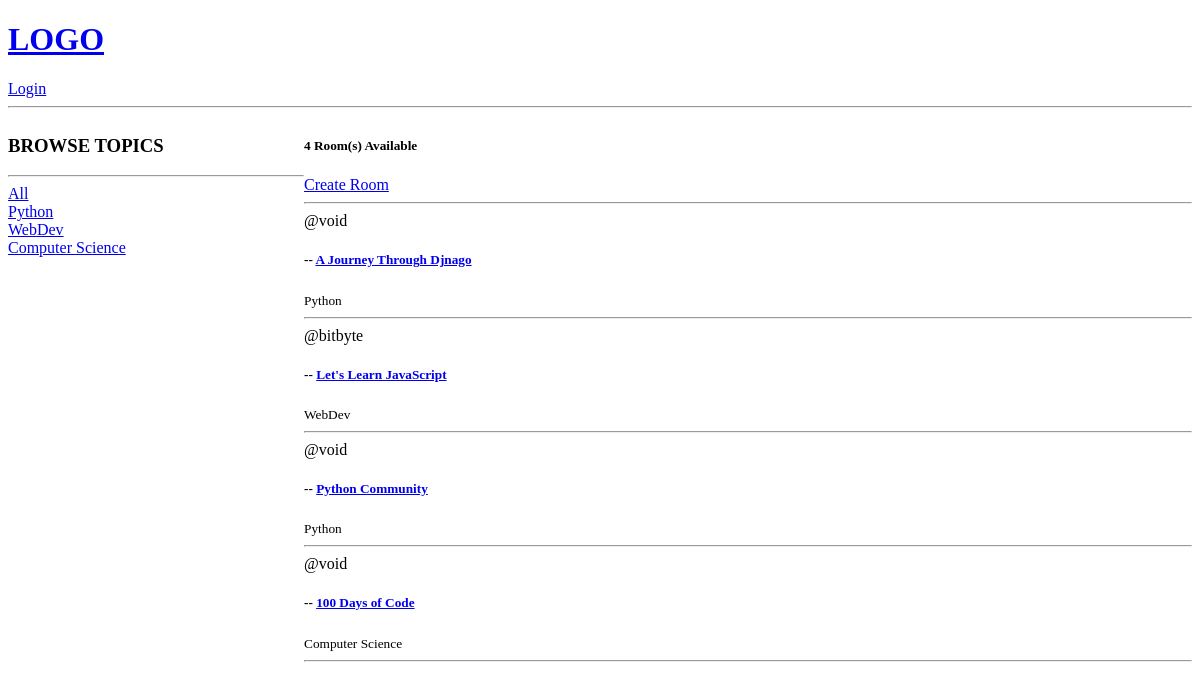
The app's page /, older data.
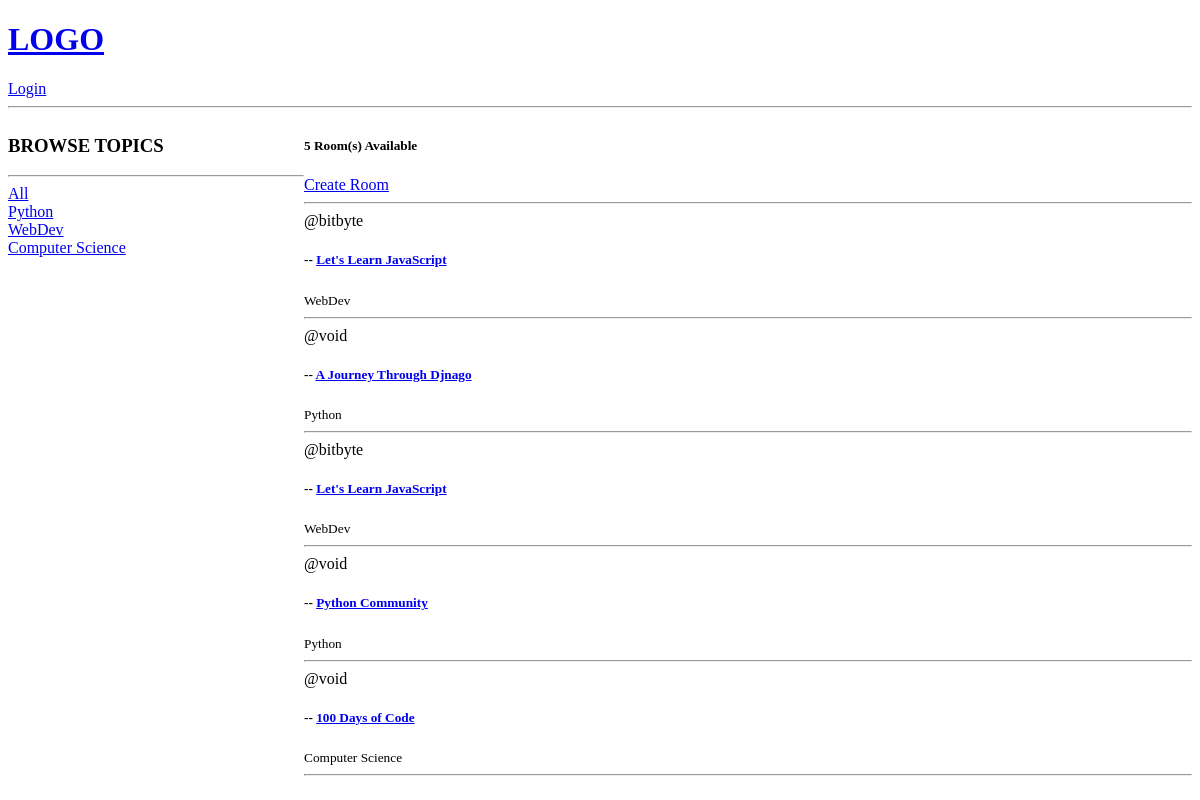
The same page, newer data.
### base/models.py (models this page shows, shortened)
class Topic(models.Model):
    name = models.CharField(max_length=200)

class Room(models.Model):
    host = models.ForeignKey(User, on_delete=models.SET_NULL, null=True)
    topic = models.ForeignKey(Topic, on_delete=models.SET_NULL, null=True)
    name = models.CharField(max_length=200)
    description = models.TextField(null=True, blank=True) # an empty field is accespted
    updated = models.DateTimeField(auto_now=True)
    created = models.DateTimeField(auto_now_add=True)
    class Meta:
        ordering = ['-updated','-created']

### base/views.py (the view)
# urls.py: path('', views.home, name="home"),
def home(request):
    q = request.GET.get('q','')
    rooms = Room.objects.filter(
        Q(topic__name__icontains=q) |
        Q(name__icontains=q)
    )
    topics = Topic.objects.all()
    room_count = rooms.count()
    context = {
        'rooms': rooms,
        'topics': topics,
        'room_count': room_count
    }
    return render(request, 'base/home.html', context)

### base/templates/base/home.html (shortened to what this page needs)
{% extends "main.html" %}
{% block content %}
<div class="home-container">
    <div>
        <h3>BROWSE TOPICS</h3>
        <hr>
        <div>
            <a href="{% url 'home' %}">All</a>
        </div>
        {% for topic in topics %}
            <div>
                <a href="{% url 'home' %}?q={{topic.name}}">{{topic.name}}</a>
            </div>
        {% endfor %}
    </div>
    <div>
        <h5>{{room_count}} Room(s) Available</h5>
        <a href="{% url 'create_room' %}">Create Room</a>
        <hr>
        <div>
            {% for room in rooms %}
                <div>
                    <span>@{{room.host.username}}</span>
                    <h5>-- <a href="{% url 'room' room.id %}">{{room.name}}</a></h5>
                    <small>{{room.topic.name}}</small>
                    <hr>
                </div>
            {% endfor %}
        </div>
    </div>
</div>
{% endblock content %}

Row changes from the older to the newer data that the page shows:
added Room: host.username "bitbyte", name "Let's Learn JavaScript", topic.name "WebDev"
Text that changed along with them:
{{ room_count }}: "4" → "5"
